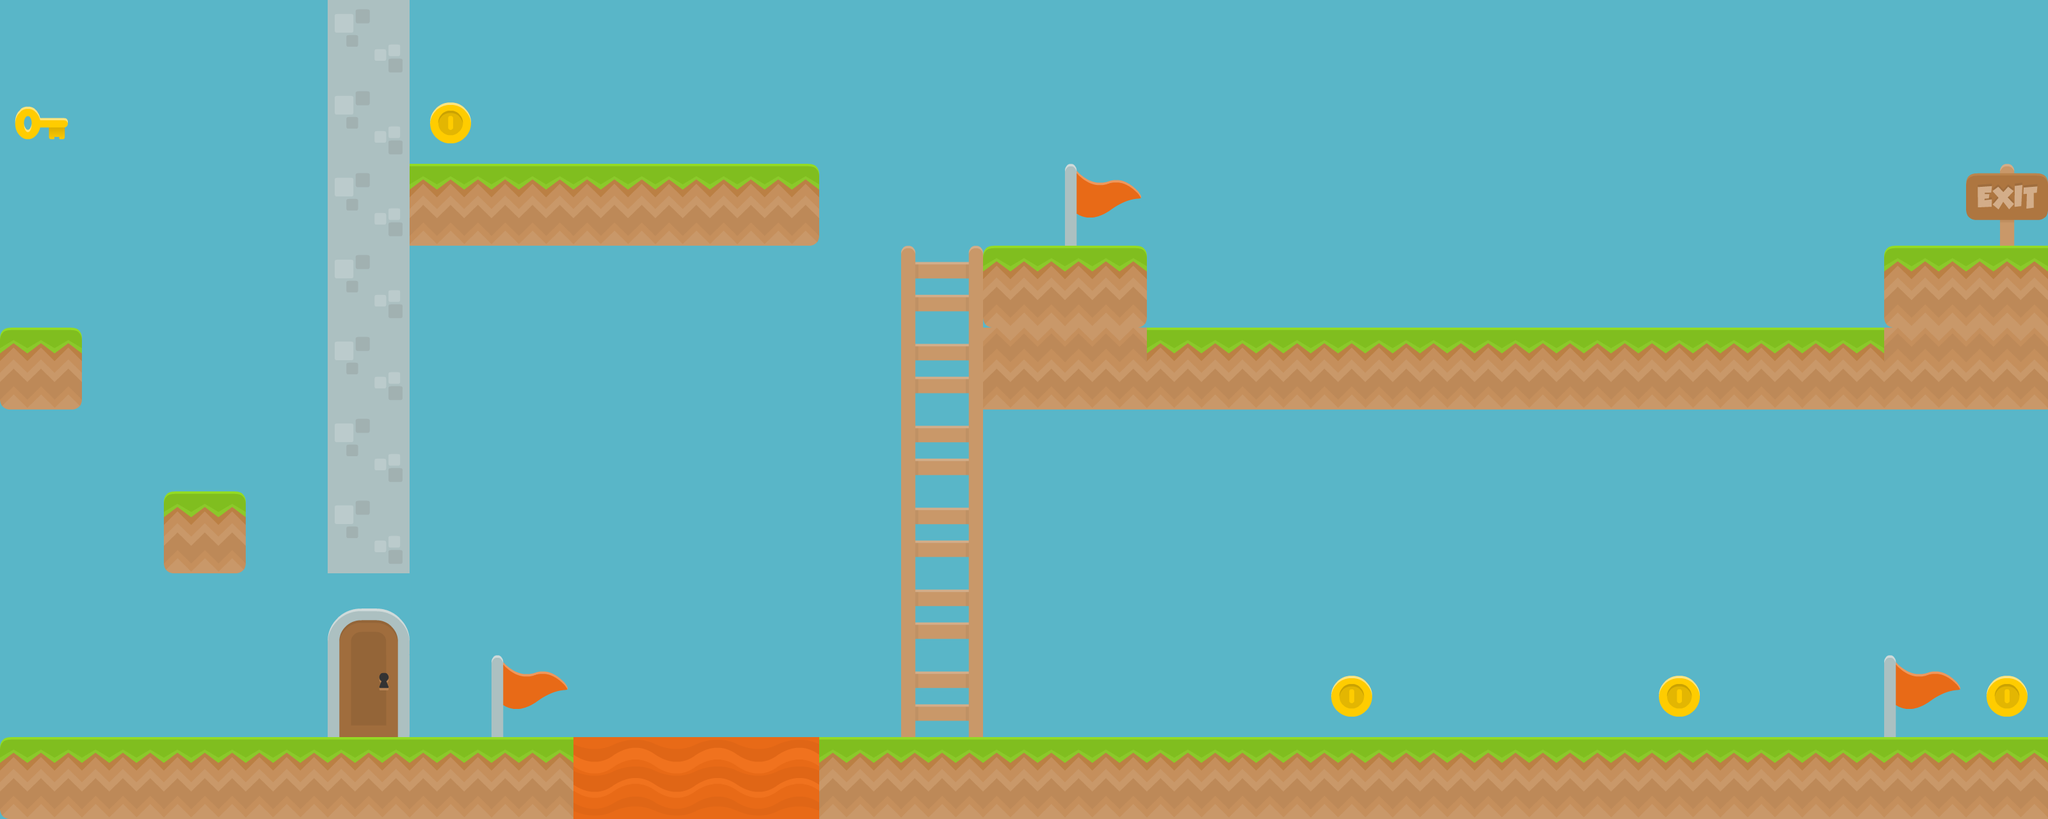

Rendered tile map (Tiled .tmx) drawn with the repository's tilesets; below, a short description and the map source with its tile grids summarised:
An orthogonal 25x10 tile map with 128x128 px tiles, 10 tile layers (Platforms, Checkpoints, Ladders, Coins, ...), 3 tilesets and 5 objects.

<map version="1.5" tiledversion="1.5.0" orientation="orthogonal" renderorder="left-down" width="25" height="10" tilewidth="128" tileheight="128" infinite="0" backgroundcolor="#59b6c8" nextlayerid="14" nextobjectid="9">
 <tileset firstgid="1" name="blocks" tilewidth="128" tileheight="128" tilecount="16" columns="0">
  <grid orientation="orthogonal" width="1" height="1" />
  <tile id="0">
   <image width="128" height="128" source="../images/tiles/bridgeA.png" />
  </tile>
  <tile id="1">
   <image width="128" height="128" source="../images/tiles/bush.png" />
  </tile>
  <tile id="2">
   <image width="128" height="128" source="../images/tiles/grass.png" />
  </tile>
  <tile id="3">
   <image width="128" height="128" source="../images/tiles/grassLeft.png" />
  </tile>
  <tile id="4">
   <image width="128" height="128" source="../images/tiles/grassMid.png" />
  </tile>
  <tile id="5">
   <image width="128" height="128" source="../images/tiles/grassRight.png" />
  </tile>
  <tile id="6">
   <image width="128" height="128" source="../images/tiles/ladderMid.png" />
  </tile>
  <tile id="7">
   <image width="128" height="128" source="../images/tiles/ladderTop.png" />
  </tile>
  <tile id="9">
   <image width="128" height="128" source="../images/tiles/stone.png" />
  </tile>
  <tile id="10">
   <image width="128" height="128" source="../images/tiles/stoneCenter.png" />
  </tile>
  <tile id="11">
   <image width="128" height="128" source="../images/tiles/stoneLeft.png" />
  </tile>
  <tile id="12">
   <image width="128" height="128" source="../images/tiles/stoneMid.png" />
  </tile>
  <tile id="13">
   <image width="128" height="128" source="../images/tiles/stoneRight.png" />
  </tile>
  <tile id="14">
   <image width="128" height="128" source="../images/tiles/doorClosed_mid.png" />
  </tile>
  <tile id="15">
   <image width="128" height="128" source="../images/tiles/doorClosed_top.png" />
  </tile>
  <tile id="16">
   <image width="128" height="128" source="../images/tiles/grassCenter.png" />
  </tile>
 </tileset>
 <tileset firstgid="18" name="Items" tilewidth="128" tileheight="128" tilecount="4" columns="0">
  <grid orientation="orthogonal" width="1" height="1" />
  <tile id="0">
   <image width="128" height="128" source="../images/tiles/signExit.png" />
  </tile>
  <tile id="3">
   <image width="128" height="128" source="../images/items/coinGold.png" />
  </tile>
  <tile id="4">
   <image width="128" height="128" source="../images/items/flagRed1.png" />
  </tile>
  <tile id="5">
   <image width="128" height="128" source="../images/items/keyYellow.png" />
  </tile>
 </tileset>
 <tileset firstgid="24" name="Danger" tilewidth="128" tileheight="128" tilecount="3" columns="0">
  <grid orientation="orthogonal" width="1" height="1" />
  <tile id="0">
   <image width="128" height="128" source="../images/enemies/saw.png" />
  </tile>
  <tile id="1">
   <image width="128" height="128" source="../images/enemies/slimeGreen.png" />
  </tile>
  <tile id="2">
   <image width="128" height="128" source="../images/tiles/lava.png" />
  </tile>
 </tileset>
 <layer id="1" name="Platforms" width="25" height="10">
  <data>[250 cells, 53 non-empty, 6 distinct tile ids]</data>
 </layer>
 <objectgroup id="2" name="Enemies">
  <object id="3" gid="25" x="1796" y="512" width="128" height="128">
   <properties>
    <property name="change_x" type="float" value="10" />
   </properties>
  </object>
  <object id="5" gid="24" x="1792" y="768" width="128" height="128">
   <properties>
    <property name="change_y" type="float" value="-7" />
   </properties>
  </object>
  <object id="6" gid="24" x="2304" y="1152" width="128" height="128">
   <properties>
    <property name="change_y" type="float" value="7" />
   </properties>
  </object>
  <object id="7" gid="24" x="2816" y="768" width="128" height="128">
   <properties>
    <property name="change_y" type="float" value="-7" />
   </properties>
  </object>
  <object id="8" gid="25" x="2816" y="512" width="128" height="128">
   <properties>
    <property name="change_x" type="float" value="-10" />
   </properties>
  </object>
 </objectgroup>
 <layer id="3" name="Checkpoints" width="25" height="10">
  <data>[250 cells, 3 non-empty, 1 distinct tile ids]</data>
 </layer>
 <layer id="4" name="Ladders" width="25" height="10">
  <data>[250 cells, 6 non-empty, 2 distinct tile ids]</data>
 </layer>
 <layer id="5" name="Coins" width="25" height="10">
  <data>[250 cells, 4 non-empty, 1 distinct tile ids]</data>
 </layer>
 <layer id="6" name="Don't Touch" width="25" height="10">
  <data>[250 cells, 3 non-empty, 1 distinct tile ids]</data>
 </layer>
 <layer id="7" name="Foreground" width="25" height="10">
  <data>[250 cells, 1 non-empty, 1 distinct tile ids]</data>
 </layer>
 <layer id="8" name="Background" width="25" height="10">
  <data>[250 cells, 0 non-empty, 0 distinct tile ids]</data>
 </layer>
 <objectgroup id="9" name="Moving platforms" />
 <layer id="10" name="Golden key" width="25" height="10">
  <data>[250 cells, 1 non-empty, 1 distinct tile ids]</data>
 </layer>
 <layer id="11" name="Golden door" width="25" height="10">
  <data>[250 cells, 1 non-empty, 1 distinct tile ids]</data>
 </layer>
 <objectgroup id="12" name="Moving traps" />
 <layer id="13" name="Exit" width="25" height="10">
  <data>[250 cells, 1 non-empty, 1 distinct tile ids]</data>
 </layer>
</map>
